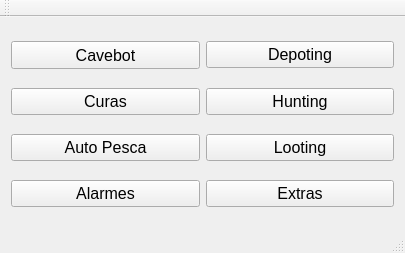
<?xml version="1.0" encoding="UTF-8"?>
<ui version="4.0">
 <class>MainWindow</class>
 <widget class="QMainWindow" name="MainWindow">
  <property name="geometry">
   <rect>
    <x>0</x>
    <y>0</y>
    <width>405</width>
    <height>253</height>
   </rect>
  </property>
  <property name="font">
   <font>
    <weight>75</weight>
    <bold>true</bold>
   </font>
  </property>
  <property name="windowTitle">
   <string>MainWindow</string>
  </property>
  <widget class="QWidget" name="centralWidget">
   <layout class="QGridLayout" name="gridLayout">
    <item row="0" column="0">
     <widget class="QPushButton" name="pushButton_Cavebot">
      <property name="minimumSize">
       <size>
        <width>111</width>
        <height>28</height>
       </size>
      </property>
      <property name="font">
       <font>
        <pointsize>12</pointsize>
        <weight>50</weight>
        <bold>false</bold>
       </font>
      </property>
      <property name="styleSheet">
       <string notr="true"/>
      </property>
      <property name="text">
       <string>Cavebot</string>
      </property>
      <property name="icon">
       <iconset resource="images.qrc">
        <normaloff>:/Icons/images/icones/Cavebot.png</normaloff>:/Icons/images/icones/Cavebot.png</iconset>
      </property>
      <property name="iconSize">
       <size>
        <width>32</width>
        <height>32</height>
       </size>
      </property>
     </widget>
    </item>
    <item row="0" column="1">
     <widget class="QPushButton" name="pushButton_Depoting">
      <property name="font">
       <font>
        <pointsize>12</pointsize>
        <weight>50</weight>
        <bold>false</bold>
       </font>
      </property>
      <property name="text">
       <string>Depoting</string>
      </property>
      <property name="icon">
       <iconset resource="images.qrc">
        <normaloff>:/Icons/images/icones/Depoting.png</normaloff>:/Icons/images/icones/Depoting.png</iconset>
      </property>
      <property name="iconSize">
       <size>
        <width>32</width>
        <height>32</height>
       </size>
      </property>
     </widget>
    </item>
    <item row="1" column="0">
     <widget class="QPushButton" name="pushButton_Healer">
      <property name="font">
       <font>
        <pointsize>12</pointsize>
        <weight>50</weight>
        <bold>false</bold>
       </font>
      </property>
      <property name="cursor">
       <cursorShape>ArrowCursor</cursorShape>
      </property>
      <property name="styleSheet">
       <string notr="true"/>
      </property>
      <property name="text">
       <string>Curas</string>
      </property>
      <property name="icon">
       <iconset resource="images.qrc">
        <normaloff>:/Icons/images/icones/Healer.png</normaloff>:/Icons/images/icones/Healer.png</iconset>
      </property>
      <property name="iconSize">
       <size>
        <width>32</width>
        <height>32</height>
       </size>
      </property>
     </widget>
    </item>
    <item row="1" column="1">
     <widget class="QPushButton" name="pushButton_Hunting">
      <property name="font">
       <font>
        <pointsize>12</pointsize>
        <weight>50</weight>
        <bold>false</bold>
       </font>
      </property>
      <property name="text">
       <string>Hunting</string>
      </property>
      <property name="icon">
       <iconset resource="images.qrc">
        <normaloff>:/Icons/images/icones/Hunting.png</normaloff>:/Icons/images/icones/Hunting.png</iconset>
      </property>
      <property name="iconSize">
       <size>
        <width>32</width>
        <height>32</height>
       </size>
      </property>
     </widget>
    </item>
    <item row="2" column="0">
     <widget class="QPushButton" name="pushButton_Fishing">
      <property name="font">
       <font>
        <pointsize>12</pointsize>
        <weight>50</weight>
        <bold>false</bold>
       </font>
      </property>
      <property name="text">
       <string>Auto Pesca</string>
      </property>
      <property name="icon">
       <iconset resource="images.qrc">
        <normaloff>:/Icons/images/icones/Fishing.png</normaloff>:/Icons/images/icones/Fishing.png</iconset>
      </property>
      <property name="iconSize">
       <size>
        <width>32</width>
        <height>32</height>
       </size>
      </property>
     </widget>
    </item>
    <item row="2" column="1">
     <widget class="QPushButton" name="pushButton_Looting">
      <property name="font">
       <font>
        <pointsize>12</pointsize>
        <weight>50</weight>
        <bold>false</bold>
       </font>
      </property>
      <property name="text">
       <string>Looting</string>
      </property>
      <property name="icon">
       <iconset resource="images.qrc">
        <normaloff>:/Icons/images/icones/Looting.png</normaloff>:/Icons/images/icones/Looting.png</iconset>
      </property>
      <property name="iconSize">
       <size>
        <width>32</width>
        <height>32</height>
       </size>
      </property>
     </widget>
    </item>
    <item row="3" column="0">
     <widget class="QPushButton" name="pushButton_Alarm">
      <property name="font">
       <font>
        <pointsize>12</pointsize>
        <weight>50</weight>
        <bold>false</bold>
       </font>
      </property>
      <property name="text">
       <string>Alarmes</string>
      </property>
      <property name="icon">
       <iconset resource="images.qrc">
        <normaloff>:/Icons/images/icones/Alarms.png</normaloff>:/Icons/images/icones/Alarms.png</iconset>
      </property>
      <property name="iconSize">
       <size>
        <width>32</width>
        <height>32</height>
       </size>
      </property>
     </widget>
    </item>
    <item row="3" column="1">
     <widget class="QPushButton" name="pushButton_Extras">
      <property name="font">
       <font>
        <pointsize>12</pointsize>
        <weight>50</weight>
        <bold>false</bold>
       </font>
      </property>
      <property name="text">
       <string>Extras</string>
      </property>
      <property name="icon">
       <iconset resource="images.qrc">
        <normaloff>:/Icons/images/icones/Extra.png</normaloff>:/Icons/images/icones/Extra.png</iconset>
      </property>
      <property name="iconSize">
       <size>
        <width>32</width>
        <height>32</height>
       </size>
      </property>
     </widget>
    </item>
   </layout>
  </widget>
  <widget class="QMenuBar" name="menuBar">
   <property name="geometry">
    <rect>
     <x>0</x>
     <y>0</y>
     <width>405</width>
     <height>21</height>
    </rect>
   </property>
  </widget>
  <widget class="QToolBar" name="mainToolBar">
   <attribute name="toolBarArea">
    <enum>TopToolBarArea</enum>
   </attribute>
   <attribute name="toolBarBreak">
    <bool>false</bool>
   </attribute>
  </widget>
  <widget class="QStatusBar" name="statusBar"/>
 </widget>
 <layoutdefault spacing="6" margin="11"/>
 <resources>
  <include location="images.qrc"/>
 </resources>
 <connections/>
</ui>
